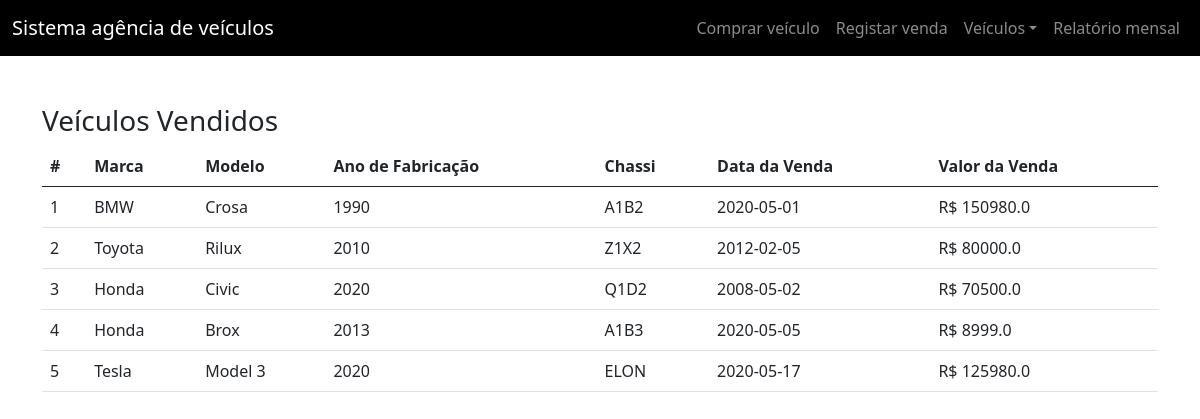
Before: /historicoVendas with the older database file.
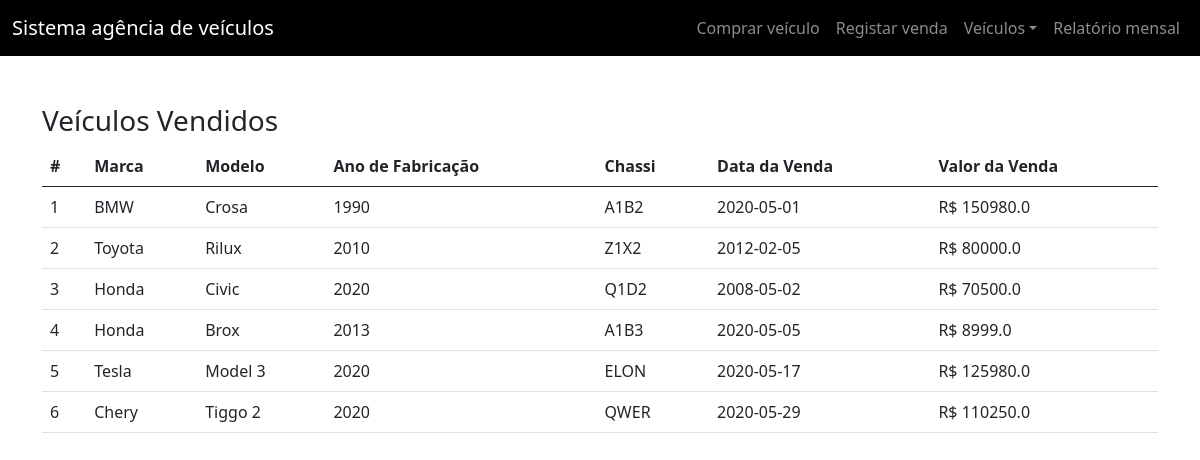
After: the same page with the newer database file.
### sistemaVeiculos.py (models this page shows, shortened)
class VeiculosVendidos(db.Model):
    id = db.Column(db.Integer, primary_key=True)
    marca = db.Column(db.String(20), nullable=False)
    modelo = db.Column(db.String(20), nullable=False)
    ano_fabricacao = db.Column(db.Integer, nullable=False)
    placa = db.Column(db.String(8), nullable=False)
    cor = db.Column(db.String(20), nullable=False)
    chassi = db.Column(db.String(17), nullable=False, unique=True)
    data_compra = db.Column(db.DATE, nullable=False)
    valor_compra = db.Column(db.REAL, nullable=False)
    data_venda = db.Column(db.DATE, nullable=False)
    valor_venda = db.Column(db.REAL, nullable=False)

### sistemaVeiculos.py (the view)
@app.route('/historicoVendas')
def historicoVendas():
    veiculos = VeiculosVendidos.query.all()
    return render_template("historicoVendas.html", veiculos=veiculos)

### templates/historicoVendas.html (shortened to what this page needs)
{% extends "base.html" %}
{% block corpo %}
    <div class="container mt-5">
      <h3>Veículos Vendidos</h3>
      <table class="table">
        <thead>
          <tr>
            <th scope="col">#</th>
            <th scope="col">Marca</th>
            <th scope="col">Modelo</th>
            <th scope="col">Ano de Fabricação</th>
            <th scope="col">Chassi</th>
            <th scope="col">Data da Venda</th>
            <th scope="col">Valor da Venda</th>
          </tr>
        </thead>
        <tbody>
          {% for v in veiculos %}
          <tr>
            <td>{{v.id}}</td>
            <td>{{v.marca}}</td>
            <td>{{v.modelo}}</td>
            <td>{{v.ano_fabricacao}}</td>
            <td>{{v.chassi}}</td>
            <td>{{v.data_venda}}</td>
            <td>R$ {{v.valor_venda}}</td>
          </tr>
          {% endfor %}
        </tbody>
      </table>
    </div>
{% endblock %}

Changed rows visible on the page:
added VeiculosVendidos: id "6", marca "Chery", modelo "Tiggo 2", ano_fabricacao "2020", chassi "QWER", data_venda "2020-05-29", valor_venda "110250.0"
